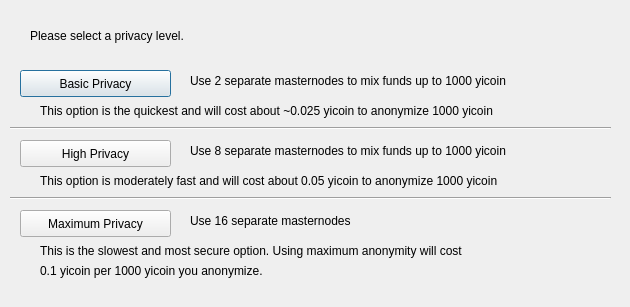
<?xml version="1.0" encoding="UTF-8"?>
<ui version="4.0">
 <class>DarksendConfig</class>
 <widget class="QDialog" name="DarksendConfig">
  <property name="geometry">
   <rect>
    <x>0</x>
    <y>0</y>
    <width>630</width>
    <height>307</height>
   </rect>
  </property>
  <property name="windowTitle">
   <string>Configure Darksend</string>
  </property>
  <widget class="QPushButton" name="buttonBasic">
   <property name="geometry">
    <rect>
     <x>20</x>
     <y>70</y>
     <width>151</width>
     <height>27</height>
    </rect>
   </property>
   <property name="text">
    <string>Basic Privacy</string>
   </property>
  </widget>
  <widget class="QPushButton" name="buttonHigh">
   <property name="geometry">
    <rect>
     <x>20</x>
     <y>140</y>
     <width>151</width>
     <height>27</height>
    </rect>
   </property>
   <property name="text">
    <string>High Privacy</string>
   </property>
  </widget>
  <widget class="QPushButton" name="buttonMax">
   <property name="geometry">
    <rect>
     <x>20</x>
     <y>210</y>
     <width>151</width>
     <height>27</height>
    </rect>
   </property>
   <property name="text">
    <string>Maximum Privacy</string>
   </property>
  </widget>
  <widget class="QLabel" name="label">
   <property name="geometry">
    <rect>
     <x>30</x>
     <y>20</y>
     <width>571</width>
     <height>31</height>
    </rect>
   </property>
   <property name="text">
    <string>Please select a privacy level.</string>
   </property>
  </widget>
  <widget class="QLabel" name="label_2">
   <property name="geometry">
    <rect>
     <x>190</x>
     <y>70</y>
     <width>421</width>
     <height>21</height>
    </rect>
   </property>
   <property name="text">
    <string>Use 2 separate masternodes to mix funds up to 1000 yicoin</string>
   </property>
  </widget>
  <widget class="QLabel" name="label_3">
   <property name="geometry">
    <rect>
     <x>190</x>
     <y>140</y>
     <width>411</width>
     <height>21</height>
    </rect>
   </property>
   <property name="text">
    <string>Use 8 separate masternodes to mix funds up to 1000 yicoin</string>
   </property>
  </widget>
  <widget class="QLabel" name="label_4">
   <property name="geometry">
    <rect>
     <x>190</x>
     <y>210</y>
     <width>421</width>
     <height>21</height>
    </rect>
   </property>
   <property name="text">
    <string>Use 16 separate masternodes</string>
   </property>
  </widget>
  <widget class="QLabel" name="label_6">
   <property name="geometry">
    <rect>
     <x>40</x>
     <y>100</y>
     <width>561</width>
     <height>21</height>
    </rect>
   </property>
   <property name="text">
    <string>This option is the quickest and will cost about ~0.025 yicoin to anonymize 1000 yicoin</string>
   </property>
  </widget>
  <widget class="QLabel" name="label_7">
   <property name="geometry">
    <rect>
     <x>40</x>
     <y>170</y>
     <width>561</width>
     <height>21</height>
    </rect>
   </property>
   <property name="text">
    <string>This option is moderately fast and will cost about 0.05 yicoin to anonymize 1000 yicoin</string>
   </property>
  </widget>
  <widget class="QLabel" name="label_8">
   <property name="geometry">
    <rect>
     <x>40</x>
     <y>240</y>
     <width>561</width>
     <height>21</height>
    </rect>
   </property>
   <property name="text">
    <string>This is the slowest and most secure option. Using maximum anonymity will cost</string>
   </property>
  </widget>
  <widget class="QLabel" name="label_9">
   <property name="geometry">
    <rect>
     <x>40</x>
     <y>260</y>
     <width>561</width>
     <height>21</height>
    </rect>
   </property>
   <property name="text">
    <string>0.1 yicoin per 1000 yicoin you anonymize.</string>
   </property>
  </widget>
  <widget class="Line" name="line">
   <property name="geometry">
    <rect>
     <x>10</x>
     <y>120</y>
     <width>601</width>
     <height>16</height>
    </rect>
   </property>
   <property name="orientation">
    <enum>Qt::Horizontal</enum>
   </property>
  </widget>
  <widget class="Line" name="line_2">
   <property name="geometry">
    <rect>
     <x>10</x>
     <y>190</y>
     <width>601</width>
     <height>16</height>
    </rect>
   </property>
   <property name="orientation">
    <enum>Qt::Horizontal</enum>
   </property>
  </widget>
 </widget>
 <resources/>
 <connections/>
</ui>
